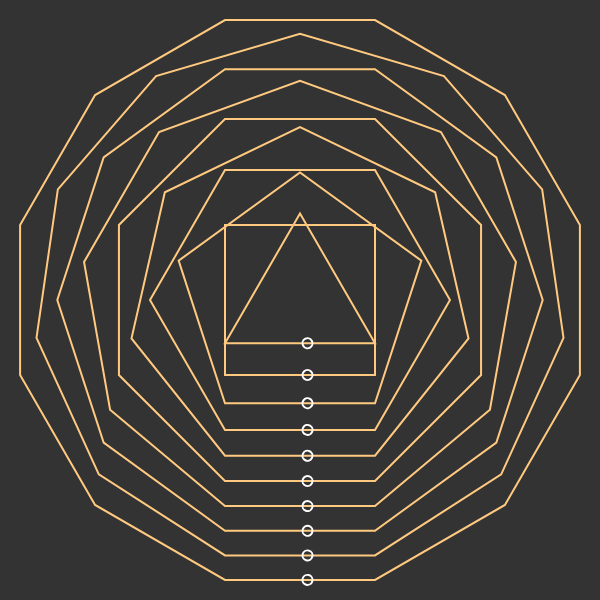
Frame 1 (no input)
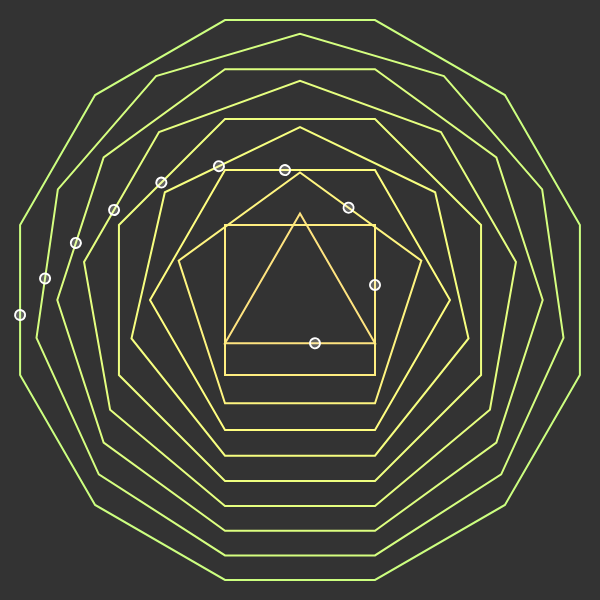
Frame 60 (no input)
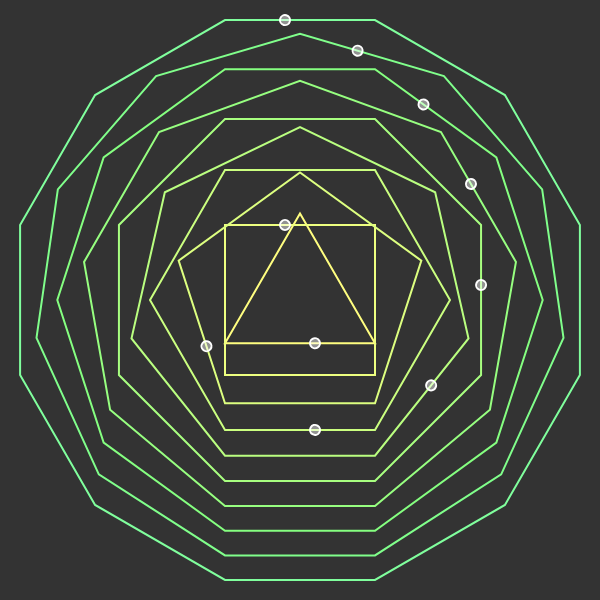
Frame 120 (the mouse pressed at the canvas centre since frame 60)

The p5.js sketch that drew these frames (run headless with seeded random() and noise() and a simulated clock; from frame 60 on, the mouse is pressed at the canvas centre):

// p5.js sketch
// ── sketch.js
let radius = 150;
let a = 0;
let r;
let p;
let target;
let ball = [];
let index = [];
let number = 13;
let speed = 3;
let np = [];
let position;
let c = 0;
let ll = 1;

let v1;
let vtarget;
let vel = [];

function setup() {
  createCanvas(600, 600);
  a = 0;
}

let ind = 0;
let innn = 0;

function draw() {
  background(51);
  translate(width / 2, height / 2);
  rotate(-PI / 2);
  fill(255);

  rotate(-PI);
  for (var i = 3; i < number; i++) {

    push();
    polygon(i);
    pop();

  }

  points();
  // console.log(frameRate());
  // console.log(c);
  if (c == 255) {
    l = -1;
  } else if (c == 0) {
    l = 1;
  }
  c = c + l;
  // c++;

}

function polygon(n) {
  rotate(PI / n);
  r = (radius / sin(PI / n)) / 2;
  p = [];
  for (let i = 1; i <= n; i++) {
    // p[n] = [];
    let x_ = r * cos(TWO_PI * (i - 2) / n);
    let y_ = r * sin(TWO_PI * (i - 2) / n);
    p.push(createVector(x_, y_));
  }

  colorMode(HSB);
  strokeWeight(2);
  stroke(35 + c * 0.9 * map(n, 0, number, 0, 1), 50, 200);
  noFill();
  beginShape();
  for (let i = 0; i < p.length; i++) {
    // console.log(p[i].x);
    vertex(p[i].x, p[i].y);
  }
  endShape(CLOSE);

  np[n - 3] = p;
}

function points() {

  if (frameCount == 1) {
    for (let i = 0; i < np.length; i++) {
      index[i] = 0;
      ball.push(np[i][index[i]]);
      vel[i] = 0.4;
    }
  }

  for (var i = 0; i < ball.length; i++) {
    push()
    rotate(PI / (i + 3));
    // console.log(vel[i]);
    vel[i] = vel[i] + 0.05;
    if (vel[i] > 1) {
      vel[i] = 0;
      index[i] = (index[i] + 1) % [i + 3];
      ball[i] = np[i][index[i]];
    }
    // console.log(index);
    // console.log(vel);
    v1 = p5.Vector.lerp(ball[i], np[i][(index[i] + 1) % (i + 3)], vel[i]);

    strokeWeight(2);
    stroke(255);
    fill(255, c);
    ellipse(v1.x, v1.y, 10, 10);
    pop();
  }

}
